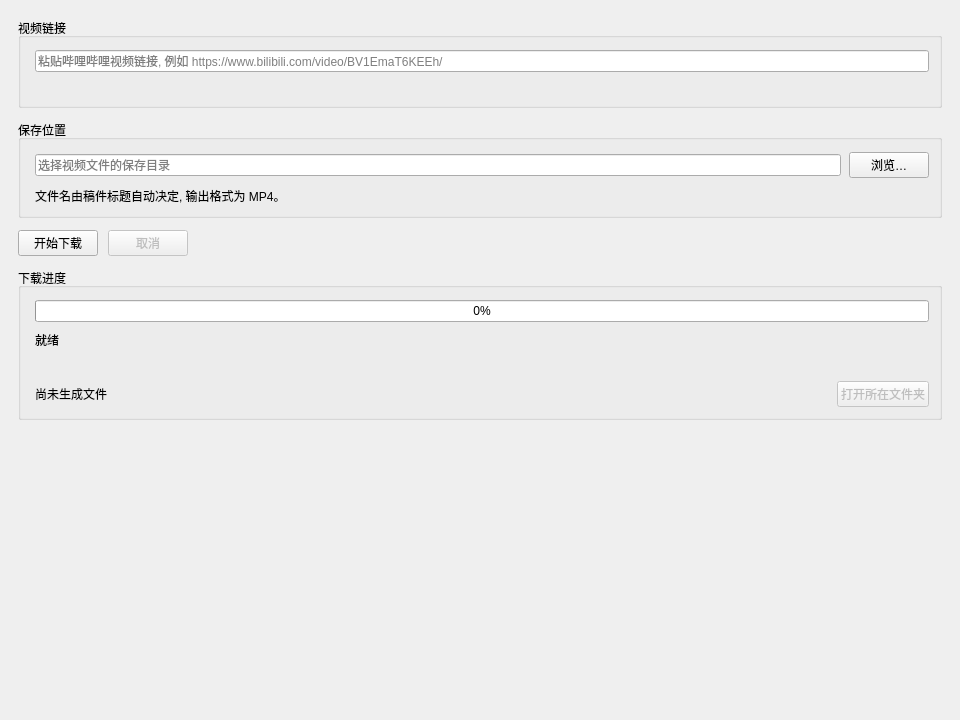
<?xml version="1.0" encoding="UTF-8"?>
<ui version="4.0">
 <class>DownloadTab</class>
 <widget class="QWidget" name="DownloadTab">
  <property name="geometry">
   <rect>
    <x>0</x>
    <y>0</y>
    <width>960</width>
    <height>720</height>
   </rect>
  </property>
  <layout class="QVBoxLayout" name="outerLayout" stretch="0,0,0,0,1">
   <property name="spacing">
    <number>12</number>
   </property>
   <property name="leftMargin">
    <number>18</number>
   </property>
   <property name="topMargin">
    <number>18</number>
   </property>
   <property name="rightMargin">
    <number>18</number>
   </property>
   <property name="bottomMargin">
    <number>18</number>
   </property>
   <item>
    <widget class="QGroupBox" name="urlGroup">
     <property name="title">
      <string>视频链接</string>
     </property>
     <layout class="QVBoxLayout" name="urlGroupLayout">
      <property name="spacing">
       <number>9</number>
      </property>
      <property name="leftMargin">
       <number>14</number>
      </property>
      <property name="topMargin">
       <number>12</number>
      </property>
      <property name="rightMargin">
       <number>10</number>
      </property>
      <property name="bottomMargin">
       <number>10</number>
      </property>
      <item>
       <widget class="QLineEdit" name="urlEdit">
        <property name="clearButtonEnabled">
         <bool>true</bool>
        </property>
        <property name="placeholderText">
         <string>粘贴哔哩哔哩视频链接, 例如 https://www.bilibili.com/video/BV1EmaT6KEEh/</string>
        </property>
       </widget>
      </item>
      <item>
       <widget class="QLabel" name="hintLabel">
        <property name="text">
         <string/>
        </property>
       </widget>
      </item>
     </layout>
    </widget>
   </item>
   <item>
    <widget class="QGroupBox" name="dirGroup">
     <property name="title">
      <string>保存位置</string>
     </property>
     <layout class="QVBoxLayout" name="dirGroupLayout">
      <property name="spacing">
       <number>9</number>
      </property>
      <property name="leftMargin">
       <number>14</number>
      </property>
      <property name="topMargin">
       <number>12</number>
      </property>
      <property name="rightMargin">
       <number>10</number>
      </property>
      <property name="bottomMargin">
       <number>10</number>
      </property>
      <item>
       <widget class="QWidget" name="dirRow">
        <layout class="QHBoxLayout" name="dirRowLayout" stretch="1,0">
         <property name="spacing">
          <number>8</number>
         </property>
         <property name="leftMargin">
          <number>0</number>
         </property>
         <property name="topMargin">
          <number>0</number>
         </property>
         <property name="rightMargin">
          <number>0</number>
         </property>
         <property name="bottomMargin">
          <number>0</number>
         </property>
         <item>
          <widget class="QLineEdit" name="dirEdit">
           <property name="placeholderText">
            <string>选择视频文件的保存目录</string>
           </property>
          </widget>
         </item>
         <item>
          <widget class="QPushButton" name="dirBrowseBtn">
           <property name="cursor">
            <cursorShape>PointingHandCursor</cursorShape>
           </property>
           <property name="text">
            <string>浏览…</string>
           </property>
          </widget>
         </item>
        </layout>
       </widget>
      </item>
      <item>
       <widget class="QLabel" name="sectionHint">
        <property name="text">
         <string>文件名由稿件标题自动决定, 输出格式为 MP4。</string>
        </property>
       </widget>
      </item>
     </layout>
    </widget>
   </item>
   <item>
    <layout class="QHBoxLayout" name="actionRow" stretch="0,0,1">
     <property name="spacing">
      <number>10</number>
     </property>
     <item>
      <widget class="QPushButton" name="btnPrimary">
       <property name="cursor">
        <cursorShape>PointingHandCursor</cursorShape>
       </property>
       <property name="text">
        <string>开始下载</string>
       </property>
      </widget>
     </item>
     <item>
      <widget class="QPushButton" name="btnCancel">
       <property name="enabled">
        <bool>false</bool>
       </property>
       <property name="cursor">
        <cursorShape>PointingHandCursor</cursorShape>
       </property>
       <property name="text">
        <string>取消</string>
       </property>
      </widget>
     </item>
     <item>
      <spacer name="actionSpacer">
       <property name="orientation">
        <enum>Qt::Horizontal</enum>
       </property>
       <property name="sizeType">
        <enum>QSizePolicy::Expanding</enum>
       </property>
       <property name="sizeHint" stdset="0">
        <size>
         <width>40</width>
         <height>20</height>
        </size>
       </property>
      </spacer>
     </item>
    </layout>
   </item>
   <item>
    <widget class="QGroupBox" name="progGroup">
     <property name="title">
      <string>下载进度</string>
     </property>
     <layout class="QVBoxLayout" name="progGroupLayout">
      <property name="spacing">
       <number>9</number>
      </property>
      <property name="leftMargin">
       <number>14</number>
      </property>
      <property name="topMargin">
       <number>12</number>
      </property>
      <property name="rightMargin">
       <number>10</number>
      </property>
      <property name="bottomMargin">
       <number>10</number>
      </property>
      <item>
       <widget class="QProgressBar" name="progressBar">
        <property name="minimum">
         <number>0</number>
        </property>
        <property name="maximum">
         <number>100</number>
        </property>
        <property name="value">
         <number>0</number>
        </property>
       </widget>
      </item>
      <item>
       <widget class="QLabel" name="stageLabel">
        <property name="text">
         <string>就绪</string>
        </property>
       </widget>
      </item>
      <item>
       <widget class="QLabel" name="errorLabel">
        <property name="visible">
         <bool>false</bool>
        </property>
        <property name="text">
         <string/>
        </property>
        <property name="wordWrap">
         <bool>true</bool>
        </property>
       </widget>
      </item>
      <item>
       <layout class="QHBoxLayout" name="resultRow" stretch="1,0">
        <property name="spacing">
         <number>10</number>
        </property>
        <item>
         <widget class="ElidedLabel" name="resultLabel">
          <property name="text">
           <string>尚未生成文件</string>
          </property>
         </widget>
        </item>
        <item>
         <widget class="QPushButton" name="btnQuiet">
          <property name="enabled">
           <bool>false</bool>
          </property>
          <property name="cursor">
           <cursorShape>PointingHandCursor</cursorShape>
          </property>
          <property name="text">
           <string>打开所在文件夹</string>
          </property>
         </widget>
        </item>
       </layout>
      </item>
     </layout>
    </widget>
   </item>
   <item>
    <spacer name="bottomSpacer">
     <property name="orientation">
      <enum>Qt::Vertical</enum>
     </property>
     <property name="sizeType">
      <enum>QSizePolicy::Expanding</enum>
     </property>
     <property name="sizeHint" stdset="0">
      <size>
       <width>40</width>
       <height>20</height>
      </size>
     </property>
    </spacer>
   </item>
  </layout>
 </widget>
 <customwidgets>
  <customwidget>
   <class>ElidedLabel</class>
   <extends>QLabel</extends>
   <header>ElidedLabel.h</header>
  </customwidget>
 </customwidgets>
 <resources/>
 <connections/>
</ui>
